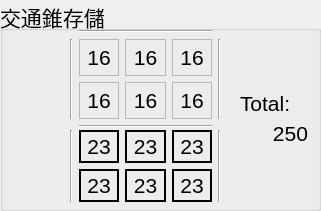
       <widget class="QGroupBox" name="groupBox_9">
        <property name="geometry">
         <rect>
          <x>1490</x>
          <y>490</y>
          <width>321</width>
          <height>211</height>
         </rect>
        </property>
        <property name="font">
         <font>
          <pointsize>16</pointsize>
         </font>
        </property>
        <property name="title">
         <string>交通錐存儲</string>
        </property>
        <widget class="QWidget" name="gridLayoutWidget_12">
         <property name="geometry">
          <rect>
           <x>70</x>
           <y>130</y>
           <width>151</width>
           <height>72</height>
          </rect>
         </property>
         <property name="font">
          <font>
           <pointsize>16</pointsize>
          </font>
         </property>
         <layout class="QGridLayout" name="gridLayout_14">
          <item row="0" column="3">
           <widget class="QLabel" name="coneStorageLabel_5">
            <property name="font">
             <font>
              <pointsize>16</pointsize>
             </font>
            </property>
            <property name="frameShape">
             <enum>QFrame::WinPanel</enum>
            </property>
            <property name="text">
             <string>23</string>
            </property>
            <property name="alignment">
             <set>Qt::AlignCenter</set>
            </property>
           </widget>
          </item>
          <item row="0" column="2">
           <widget class="QLabel" name="coneStorageLabel_4">
            <property name="font">
             <font>
              <pointsize>16</pointsize>
             </font>
            </property>
            <property name="frameShape">
             <enum>QFrame::WinPanel</enum>
            </property>
            <property name="text">
             <string>23</string>
            </property>
            <property name="alignment">
             <set>Qt::AlignCenter</set>
            </property>
           </widget>
          </item>
          <item row="0" column="1">
           <widget class="QLabel" name="coneStorageLabel_3">
            <property name="font">
             <font>
              <pointsize>16</pointsize>
             </font>
            </property>
            <property name="frameShape">
             <enum>QFrame::WinPanel</enum>
            </property>
            <property name="text">
             <string>23</string>
            </property>
            <property name="alignment">
             <set>Qt::AlignCenter</set>
            </property>
           </widget>
          </item>
          <item row="1" column="1">
           <widget class="QLabel" name="coneStorageLabel_0">
            <property name="font">
             <font>
              <pointsize>16</pointsize>
             </font>
            </property>
            <property name="frameShape">
             <enum>QFrame::WinPanel</enum>
            </property>
            <property name="text">
             <string>23</string>
            </property>
            <property name="alignment">
             <set>Qt::AlignCenter</set>
            </property>
           </widget>
          </item>
          <item row="1" column="2">
           <widget class="QLabel" name="coneStorageLabel_1">
            <property name="font">
             <font>
              <pointsize>16</pointsize>
             </font>
            </property>
            <property name="frameShape">
             <enum>QFrame::WinPanel</enum>
            </property>
            <property name="text">
             <string>23</string>
            </property>
            <property name="alignment">
             <set>Qt::AlignCenter</set>
            </property>
           </widget>
          </item>
          <item row="1" column="3">
           <widget class="QLabel" name="coneStorageLabel_2">
            <property name="font">
             <font>
              <pointsize>16</pointsize>
             </font>
            </property>
            <property name="frameShape">
             <enum>QFrame::WinPanel</enum>
            </property>
            <property name="text">
             <string>23</string>
            </property>
            <property name="alignment">
             <set>Qt::AlignCenter</set>
            </property>
           </widget>
          </item>
          <item row="0" column="4" rowspan="2">
           <widget class="Line" name="line_15">
            <property name="font">
             <font>
              <pointsize>16</pointsize>
             </font>
            </property>
            <property name="orientation">
             <enum>Qt::Vertical</enum>
            </property>
           </widget>
          </item>
          <item row="0" column="0" rowspan="2">
           <widget class="Line" name="line_16">
            <property name="font">
             <font>
              <pointsize>16</pointsize>
             </font>
            </property>
            <property name="orientation">
             <enum>Qt::Vertical</enum>
            </property>
           </widget>
          </item>
         </layout>
        </widget>
        <widget class="QWidget" name="gridLayoutWidget_13">
         <property name="geometry">
          <rect>
           <x>70</x>
           <y>30</y>
           <width>151</width>
           <height>98</height>
          </rect>
         </property>
         <property name="font">
          <font>
           <pointsize>16</pointsize>
          </font>
         </property>
         <layout class="QGridLayout" name="gridLayout_15">
          <item row="3" column="1" colspan="3">
           <widget class="Line" name="line_2">
            <property name="font">
             <font>
              <pointsize>16</pointsize>
             </font>
            </property>
            <property name="orientation">
             <enum>Qt::Horizontal</enum>
            </property>
           </widget>
          </item>
          <item row="1" column="3">
           <widget class="QLabel" name="coneStorageLabel_11">
            <property name="font">
             <font>
              <pointsize>16</pointsize>
             </font>
            </property>
            <property name="frameShape">
             <enum>QFrame::StyledPanel</enum>
            </property>
            <property name="text">
             <string>16</string>
            </property>
            <property name="alignment">
             <set>Qt::AlignCenter</set>
            </property>
           </widget>
          </item>
          <item row="1" column="2">
           <widget class="QLabel" name="coneStorageLabel_10">
            <property name="font">
             <font>
              <pointsize>16</pointsize>
             </font>
            </property>
            <property name="frameShape">
             <enum>QFrame::StyledPanel</enum>
            </property>
            <property name="text">
             <string>16</string>
            </property>
            <property name="alignment">
             <set>Qt::AlignCenter</set>
            </property>
           </widget>
          </item>
          <item row="1" column="1">
           <widget class="QLabel" name="coneStorageLabel_9">
            <property name="font">
             <font>
              <pointsize>16</pointsize>
             </font>
            </property>
            <property name="frameShape">
             <enum>QFrame::StyledPanel</enum>
            </property>
            <property name="text">
             <string>16</string>
            </property>
            <property name="alignment">
             <set>Qt::AlignCenter</set>
            </property>
           </widget>
          </item>
          <item row="2" column="1">
           <widget class="QLabel" name="coneStorageLabel_6">
            <property name="font">
             <font>
              <pointsize>16</pointsize>
             </font>
            </property>
            <property name="frameShape">
             <enum>QFrame::StyledPanel</enum>
            </property>
            <property name="text">
             <string>16</string>
            </property>
            <property name="alignment">
             <set>Qt::AlignCenter</set>
            </property>
           </widget>
          </item>
          <item row="2" column="2">
           <widget class="QLabel" name="coneStorageLabel_7">
            <property name="font">
             <font>
              <pointsize>16</pointsize>
             </font>
            </property>
            <property name="frameShape">
             <enum>QFrame::StyledPanel</enum>
            </property>
            <property name="text">
             <string>16</string>
            </property>
            <property name="alignment">
             <set>Qt::AlignCenter</set>
            </property>
           </widget>
          </item>
          <item row="2" column="3">
           <widget class="QLabel" name="coneStorageLabel_8">
            <property name="font">
             <font>
              <pointsize>16</pointsize>
             </font>
            </property>
            <property name="frameShape">
             <enum>QFrame::StyledPanel</enum>
            </property>
            <property name="text">
             <string>16</string>
            </property>
            <property name="alignment">
             <set>Qt::AlignCenter</set>
            </property>
           </widget>
          </item>
          <item row="0" column="1" colspan="3">
           <widget class="Line" name="line">
            <property name="font">
             <font>
              <pointsize>16</pointsize>
             </font>
            </property>
            <property name="orientation">
             <enum>Qt::Horizontal</enum>
            </property>
           </widget>
          </item>
          <item row="1" column="4" rowspan="2">
           <widget class="Line" name="line_14">
            <property name="font">
             <font>
              <pointsize>16</pointsize>
             </font>
            </property>
            <property name="orientation">
             <enum>Qt::Vertical</enum>
            </property>
           </widget>
          </item>
          <item row="1" column="0" rowspan="2">
           <widget class="Line" name="line_13">
            <property name="font">
             <font>
              <pointsize>16</pointsize>
             </font>
            </property>
            <property name="orientation">
             <enum>Qt::Vertical</enum>
            </property>
           </widget>
          </item>
         </layout>
        </widget>
        <widget class="QLabel" name="label_51">
         <property name="geometry">
          <rect>
           <x>240</x>
           <y>90</y>
           <width>51</width>
           <height>26</height>
          </rect>
         </property>
         <property name="font">
          <font>
           <pointsize>16</pointsize>
          </font>
         </property>
         <property name="text">
          <string>Total:</string>
         </property>
        </widget>
        <widget class="QLabel" name="coneStorageTotalLabel">
         <property name="geometry">
          <rect>
           <x>260</x>
           <y>120</y>
           <width>61</width>
           <height>26</height>
          </rect>
         </property>
         <property name="font">
          <font>
           <pointsize>16</pointsize>
          </font>
         </property>
         <property name="text">
          <string>250</string>
         </property>
         <property name="alignment">
          <set>Qt::AlignCenter</set>
         </property>
        </widget>
       </widget>
